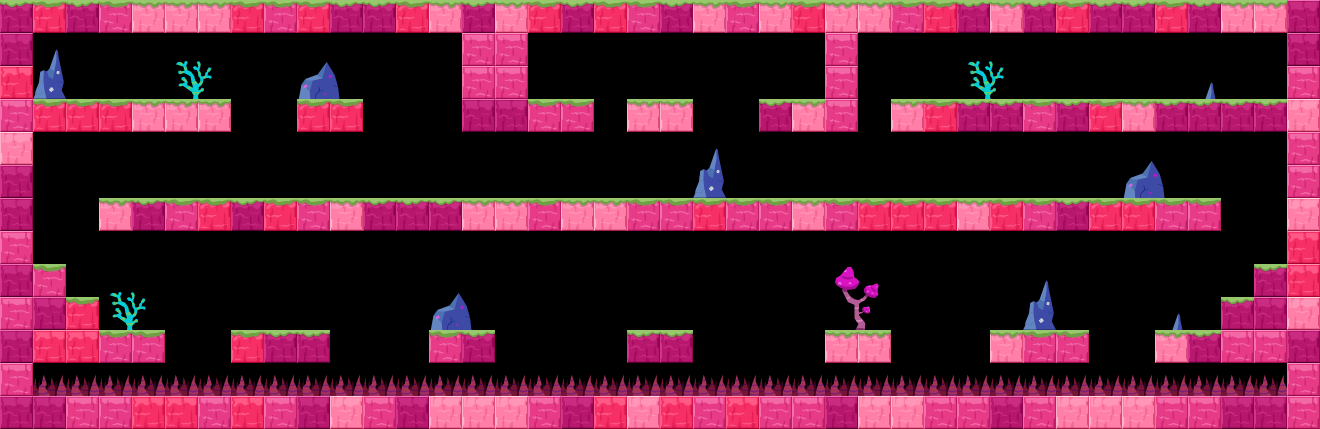

Rendered tile map (Tiled .tmx) drawn with the repository's tilesets; below, a short description and the map source with its tile grids summarised:
An orthogonal 40x13 tile map with 33x33 px tiles, 4 tile layers (bg, deco background, layout, deco foreground) and 62 objects (27x citrus.objects.platformer.box2d.Platform, 10x citrus.objects.platformer.box2d.Sensor, 8x citrus.objects.CitrusSprite, 6x space_digger.Seam, 6x space_digger.enemies.SpawnSpot, ...).

<map version="1.0" orientation="orthogonal" width="40" height="13" tilewidth="33" tileheight="33">
 <tileset firstgid="1" name="tileset_water" tilewidth="33" tileheight="33">
  <image source="../tilesets/tileset_water.png" width="297" height="132" />
  <tile id="12">
   <properties>
    <property name="" value="" />
   </properties>
  </tile>
 </tileset>
 <layer name="bg" width="40" height="13">
  <properties>
   <property name="group" value="0" />
  </properties>
  <data>[520 cells, 0 non-empty, 0 distinct tile ids]</data>
 </layer>
 <layer name="deco background" width="40" height="13">
  <data>[520 cells, 12 non-empty, 2 distinct tile ids]</data>
 </layer>
 <objectgroup color="#ffff00" name="animated decoration bg" width="40" height="13">
  <properties>
   <property name="group" value="0" />
  </properties>
  <object name="sky" type="citrus.objects.CitrusSprite" x="644" y="-330" width="33" height="33">
   <properties>
    <property name="registration" value="center" />
    <property name="view" value="Sky_water" />
   </properties>
   <ellipse />
  </object>
  <object type="citrus.objects.CitrusSprite" x="80" y="30">
   <properties>
    <property name="view" value="Liana1_water" />
   </properties>
   <ellipse />
  </object>
  <object type="citrus.objects.CitrusSprite" x="166" y="228">
   <properties>
    <property name="view" value="Liana2_water" />
   </properties>
   <ellipse />
  </object>
  <object type="citrus.objects.CitrusSprite" x="387" y="228">
   <properties>
    <property name="view" value="Liana3_water" />
   </properties>
   <ellipse />
  </object>
  <object type="citrus.objects.CitrusSprite" x="327" y="229">
   <properties>
    <property name="view" value="Liana2_water" />
   </properties>
   <ellipse />
  </object>
  <object type="citrus.objects.CitrusSprite" x="753" y="229">
   <properties>
    <property name="view" value="Liana1_water" />
   </properties>
   <ellipse />
  </object>
  <object type="citrus.objects.CitrusSprite" x="927" y="131">
   <properties>
    <property name="view" value="Liana1_water" />
   </properties>
   <ellipse />
  </object>
  <object type="citrus.objects.CitrusSprite" x="1196" y="129">
   <properties>
    <property name="view" value="Liana2_water" />
   </properties>
   <ellipse />
  </object>
 </objectgroup>
 <layer name="layout" width="40" height="13">
  <properties>
   <property name="group" value="2" />
  </properties>
  <data>[520 cells, 235 non-empty, 9 distinct tile ids]</data>
 </layer>
 <layer name="deco foreground" width="40" height="13">
  <properties>
   <property name="group" value="2" />
  </properties>
  <data>[520 cells, 36 non-empty, 16 distinct tile ids]</data>
 </layer>
 <objectgroup name="platforms" width="40" height="13">
  <properties>
   <property name="group" value="2" />
  </properties>
  <object type="citrus.objects.platformer.box2d.Platform" x="462" y="0" width="66" height="132" />
  <object type="citrus.objects.platformer.box2d.Platform" x="825" y="0" width="33" height="132" />
  <object type="citrus.objects.platformer.box2d.Platform" x="0" y="0" width="33" height="429" />
  <object type="citrus.objects.platformer.box2d.Platform" x="1287" y="0" width="33" height="429" />
  <object type="citrus.objects.platformer.box2d.Platform" x="33" y="396" width="1254" height="33" />
  <object type="citrus.objects.platformer.box2d.Platform" x="33" y="0" width="429" height="33" />
  <object type="citrus.objects.platformer.box2d.Platform" x="528" y="0" width="297" height="33" />
  <object type="citrus.objects.platformer.box2d.Platform" x="858" y="0" width="429" height="33" />
  <object type="citrus.objects.platformer.box2d.Platform" x="1287" y="99" height="33" />
  <object type="citrus.objects.platformer.box2d.Platform" x="891" y="99" width="396" height="33" />
  <object type="citrus.objects.platformer.box2d.Platform" x="99" y="198" width="1122" height="33" />
  <object type="citrus.objects.platformer.box2d.Platform" x="33" y="99" width="198" height="33" />
  <object type="citrus.objects.platformer.box2d.Platform" x="297" y="99" width="66" height="33" />
  <object type="citrus.objects.platformer.box2d.Platform" x="528" y="99" width="66" height="33" />
  <object type="citrus.objects.platformer.box2d.Platform" x="627" y="99" width="66" height="33" />
  <object type="citrus.objects.platformer.box2d.Platform" x="759" y="99" width="66" height="33" />
  <object type="citrus.objects.platformer.box2d.Platform" x="1155" y="330" width="132" height="33" />
  <object type="citrus.objects.platformer.box2d.Platform" x="1221" y="297" width="66" height="33" />
  <object type="citrus.objects.platformer.box2d.Platform" x="1254" y="264" width="33" height="33" />
  <object type="citrus.objects.platformer.box2d.Platform" x="33" y="330" width="132" height="33" />
  <object type="citrus.objects.platformer.box2d.Platform" x="33" y="297" width="66" height="33" />
  <object type="citrus.objects.platformer.box2d.Platform" x="33" y="264" width="33" height="33" />
  <object type="citrus.objects.platformer.box2d.Platform" x="231" y="330" width="99" height="33" />
  <object type="citrus.objects.platformer.box2d.Platform" x="429" y="330" width="66" height="33" />
  <object type="citrus.objects.platformer.box2d.Platform" x="627" y="330" width="66" height="33" />
  <object type="citrus.objects.platformer.box2d.Platform" x="825" y="330" width="66" height="33" />
  <object type="citrus.objects.platformer.box2d.Platform" x="990" y="330" width="99" height="33" />
 </objectgroup>
 <objectgroup color="#ff5500" name="breakable blocks" width="40" height="13">
  <object type="space_digger.DestructibleBlock" x="1089" y="66" width="33" height="33">
   <properties>
    <property name="view" value="BreakableBlock_water" />
   </properties>
  </object>
  <object type="space_digger.DestructibleBlock" x="1155" y="297" width="33" height="33">
   <properties>
    <property name="view" value="BreakableBlock_water" />
   </properties>
  </object>
 </objectgroup>
 <objectgroup color="#5500ff" name="player &amp; exit" width="40" height="13">
  <object name="player_char" type="space_digger.PlayerCharacter" x="643" y="66" width="33" height="33">
   <properties>
    <property name="view" value="PlayerCharacterAnimation" />
   </properties>
  </object>
  <object name="exit" type="citrus.objects.platformer.box2d.Sensor" x="627" y="33" width="66" height="66">
   <properties>
    <property name="view" value="FxExit" />
   </properties>
  </object>
  <object name="ship" type="space_digger.SpaceShip" x="644" y="-243" width="33" height="33">
   <properties>
    <property name="group" value="2" />
    <property name="view" value="SpaceShip_water" />
   </properties>
   <ellipse />
  </object>
 </objectgroup>
 <objectgroup color="#00aa00" name="seams" width="40" height="13">
  <object name="seam_4" type="space_digger.Seam" x="627" y="297" width="33" height="33">
   <properties>
    <property name="view" value="Seam_water" />
   </properties>
  </object>
  <object name="seam_0" type="space_digger.Seam" x="792" y="66" width="33" height="33">
   <properties>
    <property name="view" value="Seam_water" />
   </properties>
  </object>
  <object name="seam_1" type="space_digger.Seam" x="1254" y="66" width="33" height="33">
   <properties>
    <property name="view" value="Seam_water" />
   </properties>
  </object>
  <object name="seam_2" type="space_digger.Seam" x="660" y="297" width="33" height="33">
   <properties>
    <property name="view" value="Seam_water" />
   </properties>
  </object>
  </objectgroup>
 <objectgroup color="#ff0000" name="enemies" width="40" height="13">
  <properties>
   <property name="group" value="1" />
  </properties>
  <!-- 16 objects omitted --></objectgroup>
 <objectgroup color="#ff557f" name="enemy limits" width="40" height="13">
  <!-- 9 objects omitted --></objectgroup>
</map>
<!-- 18 of 62 objects omitted -->